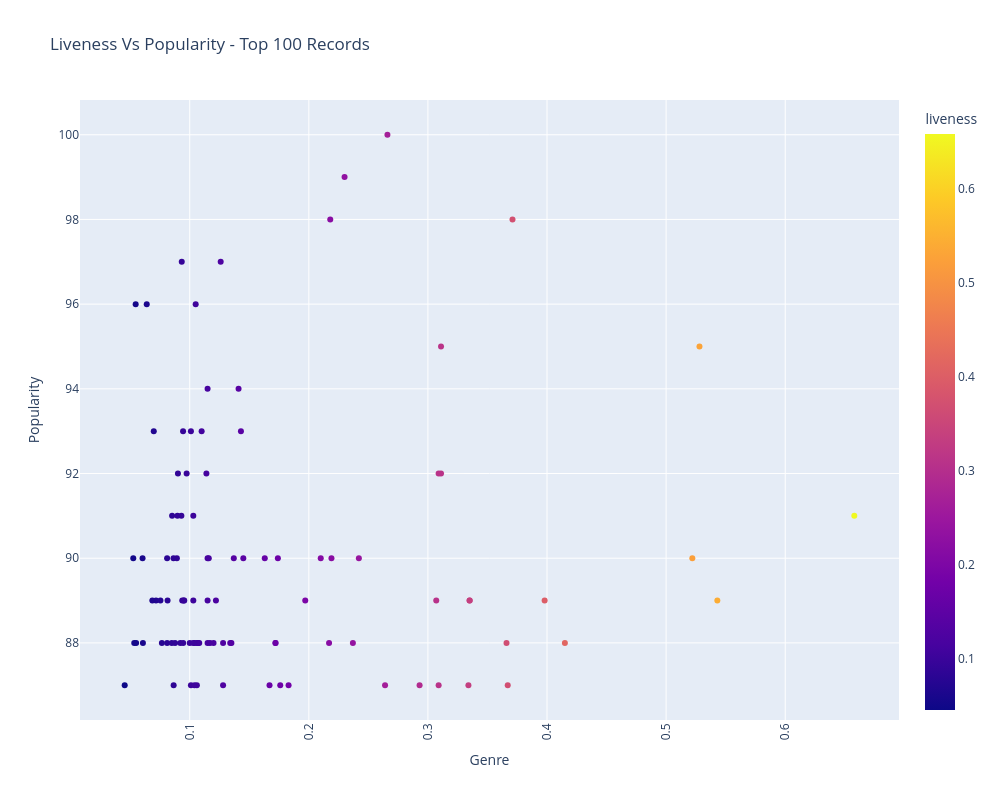

Write notebook code for a chart like this one.
### Markdown cell above
# Observations

Looks as though studio recording are the most popular, to double check lets put this data into a plot

### Code cell
#compare liveness with popularity

#get records wiithout duplicates
dfSpotify_DataSet_Temp = dfSpotify_DataSet_Work.sort_values(by="popularity", ascending=False).drop_duplicates(
    subset=["artists","album_name","track_name"], keep="first")

dfSpotify_DataSet_Temp = dfSpotify_DataSet_Temp[["popularity","liveness"]].sort_values(by="popularity", ascending=False).head(100)

fig = px.scatter(dfSpotify_DataSet_Temp, x="liveness", y="popularity", color="liveness", title="Liveness Vs Popularity - Top 100 Records")
fig.update_layout(xaxis_title="Genre", yaxis_title="Popularity", height=800, width=1000, xaxis_tickangle=-90, legend_title="Genre")
fig.show()

### Figure 1 — Plotly figure (JSON) as saved in the notebook; plotly's stock layout.template omitted (floating-point values rounded to 4 significant figures)
{"data": [{"hovertemplate": "liveness=%{marker.color}<br>popularity=%{y}<extra></extra>", "legendgroup": "", "marker": {"color": [0.266, 0.23, 0.218, 0.371, 0.126, 0.0933, 0.0639, 0.0546, 0.105, 0.528, 0.311, 0.115, 0.141, 0.0944, 0.0698, 0.11, 0.143, 0.101, 0.0974, 0.311, 0.0901, 0.114, 0.309, 0.093, 0.0852, 0.103, 0.658, 0.0897, 0.115, 0.137, 0.522, 0.081, 0.0892, 0.21, 0.242, 0.174, 0.116, 0.219, 0.0526, 0.0864, 0.163, 0.0604, 0.145, 0.0937, 0.0954, 0.335, 0.0717, 0.115, 0.398, 0.543, 0.335, 0.0754, 0.0686, 0.103, 0.095, 0.122, 0.0814, 0.197, 0.307, 0.081, 0.117, 0.106, 0.237, 0.1, 0.0921, 0.108, 0.415, 0.115, 0.107, 0.0849, 0.128, 0.0945, 0.135, 0.366, 0.0534, 0.104, 0.0766, 0.172, 0.12, 0.103, 0.172, 0.0607, 0.0877, 0.217, 0.055, 0.134, 0.101, 0.183, 0.106, 0.128, 0.176, 0.104, 0.0865, 0.334, 0.293, 0.264, 0.367, 0.309, 0.0454, 0.167], "coloraxis": "coloraxis", "symbol": "circle"}, "mode": "markers", "name": "", "orientation": "v", "showlegend": false, "type": "scatter", "x": [0.266, 0.23, 0.218, 0.371, 0.126, 0.0933, 0.0639, 0.0546, 0.105, 0.528, 0.311, 0.115, 0.141, 0.0944, 0.0698, 0.11, 0.143, 0.101, 0.0974, 0.311, 0.0901, 0.114, 0.309, 0.093, 0.0852, 0.103, 0.658, 0.0897, 0.115, 0.137, 0.522, 0.081, 0.0892, 0.21, 0.242, 0.174, 0.116, 0.219, 0.0526, 0.0864, 0.163, 0.0604, 0.145, 0.0937, 0.0954, 0.335, 0.0717, 0.115, 0.398, 0.543, 0.335, 0.0754, 0.0686, 0.103, 0.095, 0.122, 0.0814, 0.197, 0.307, 0.081, 0.117, 0.106, 0.237, 0.1, 0.0921, 0.108, 0.415, 0.115, 0.107, 0.0849, 0.128, 0.0945, 0.135, 0.366, 0.0534, 0.104, 0.0766, 0.172, 0.12, 0.103, 0.172, 0.0607, 0.0877, 0.217, 0.055, 0.134, 0.101, 0.183, 0.106, 0.128, 0.176, 0.104, 0.0865, 0.334, 0.293, 0.264, 0.367, 0.309, 0.0454, 0.167], "xaxis": "x", "y": [100, 99, 98, 98, 97, 97, 96, 96, 96, 95, 95, 94, 94, 93, 93, 93, 93, 93, 92, 92, 92, 92, 92, 91, 91, 91, 91, 91, 90, 90, 90, 90, 90, 90, 90, 90, 90, 90, 90, 90, 90, 90, 90, 89, 89, 89, 89, 89, 89, 89, 89, 89, 89, 89, 89, 89, 89, 89, 89, 88, 88, 88, 88, 88, 88, 88, 88, 88, 88, 88, 88, 88, 88, 88, 88, 88, 88, 88, 88, 88, 88, 88, 88, 88, 88, 88, 87, 87, 87, 87, 87, 87, 87, 87, 87, 87, 87, 87, 87, 87], "yaxis": "y"}], "layout": {"coloraxis": {"colorbar": {"title": {"text": "liveness"}}, "colorscale": [[0, "#0d0887"], [0.1111, "#46039f"], [0.2222, "#7201a8"], [0.3333, "#9c179e"], [0.4444, "#bd3786"], [0.5556, "#d8576b"], [0.6667, "#ed7953"], [0.7778, "#fb9f3a"], [0.8889, "#fdca26"], [1, "#f0f921"]]}, "height": 800, "legend": {"title": {"text": "Genre"}, "tracegroupgap": 0}, "title": {"text": "Liveness Vs Popularity - Top 100 Records"}, "width": 1000, "xaxis": {"anchor": "y", "domain": [0, 1], "tickangle": -90, "title": {"text": "Genre"}}, "yaxis": {"anchor": "x", "domain": [0, 1], "title": {"text": "Popularity"}}}}
